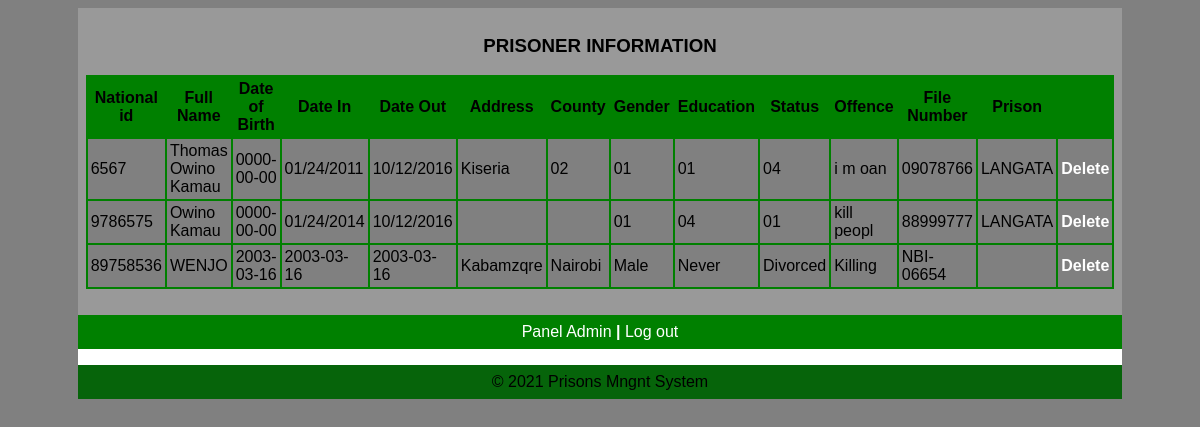
The page /admin/viewprisoners.php on the database its author committed.
### tables this page shows
CREATE TABLE IF NOT EXISTS `registration` (
  `id` int(10) NOT NULL DEFAULT '0',
  `Full_Name` varchar(23) NOT NULL,
  `DOB` date NOT NULL,
  `datein` varchar(12) NOT NULL,
  `dateout` varchar(12) NOT NULL,
  `Address` varchar(20) NOT NULL,
  `County` varchar(20) NOT NULL,
  `Gender` varchar(20) NOT NULL,
  `Education` varchar(20) NOT NULL,
  `Marital` varchar(20) NOT NULL,
  `Offence` varchar(90) NOT NULL,
  `Sentence` varchar(13) NOT NULL,
  `File_num` varchar(12) NOT NULL,
  `prison` varchar(25) NOT NULL,
  PRIMARY KEY (`id`)
);

### admin/viewprisoners.php (the view, shortened to what this page needs)
<html>
<head>
   <link rel="stylesheet" media="screen" href="login.css" >
</head>
<body>
	<table align='center' border='0' bgcolor='green' width='1000' cellpadding='8' cellspacing='0' height='200'>
          <tr>
            <td bgcolor='#999999' valign='center'>
<?php
$tbl_name="registration";
$sel= mysql_query("select * from $tbl_name");
echo"<table align='center' width='100%' border='0' cellpadding='3' cellspacing='2' bgcolor='green'>
<caption><h3>PRISONER INFORMATION</h3></caption>
<tr bgcolor='green'>
<th width='3%'>National id</th>
<th width='10%'>Full Name</th>
<th width='10%'>Date of Birth</th>
<th width='10%'>Date In</th>
<th width='10%'>Date Out</th>
<th width='15%'>Address</th>
<th width='10%'>County</th>
<th width='10%'>Gender</th>
<th width='3%'>Education</th>
<th width='10%'>Status</th>
<th width='15%'>Offence</th>
<th width='10%'>File Number</th>
<th width='10%'>Prison</th>
</tr>";
   while($row=mysql_fetch_array ($sel))
{
echo "<tr bgcolor='grey'>";
echo  "<td width='3%'>".$row ['id']."</td>";
echo  "<td width='7%'>".$row ['Full_Name']."</td>";
echo  "<td width='5%'>".$row ['DOB']."</td>";
echo  "<td width='5%'>".$row ['datein']."</td>";
echo  "<td width='5%'>".$row ['dateout']."</td>";
echo  "<td width='7%'>".$row ['Address']. "</td>";
echo  "<td width='5%'>".$row ['County']."</td>";
echo  "<td width='3%'>" .$row ['Gender']."</td>";
echo  "<td width='7%'>".$row ['Education']."</td>";
echo  "<td width='10%'>".$row ['Marital']."</td>";
echo  "<td width='10%'>".$row ['Offence']. "</td>";
echo  "<td width='10%'>".$row ['File_num']."</td>";
echo  "<td width='10%'>".$row ['prison']."</td>";
echo '<td width="3%"><b><a href="deleteprisoners.php?id=' . $row['id'] . '">Delete</a></font></b></td>';
echo "</tr>";
}
echo"</table>";
?>
<br/>
			</td>
          </tr>
          <tr>
			<td align="center"><a href="adminpanel.php" target="_parent">Panel Admin <b>|</b></a>
			<a href="index.php" target="_parent">Log out</a></td>
          </tr>
          <tr>
            <td align='center' bgcolor='white' height='1'>
              <?php
           include("footer.php");
                ?>
            </td>
          </tr>
	</table>
</body>
</head>
</html>

### admin/login.css (style rules this page uses)
body { font: 14px/21px "Lucida Sans", "Lucida Grande", "Lucida Sans Unicode", sans-serif;background:gray; }
a { color:#fff; text-decoration:none; }

### rows shown on the page
registration: id "6567", Full_Name "Thomas Owino Kamau", DOB "0000-00-00", datein "01/24/2011", dateout "10/12/2016", Address "Kiseria", County "02", Gender "01", Education "01", Marital "04", Offence "i m oan", File_num "09078766", prison "LANGATA"
registration: id "9786575", Full_Name "Owino Kamau", DOB "0000-00-00", datein "01/24/2014", dateout "10/12/2016", Gender "01", Education "04", Marital "01", Offence "kill peopl", File_num "88999777", prison "LANGATA"
registration: id "89758536", Full_Name "WENJO", DOB "2003-03-16", datein "2003-03-16", dateout "2003-03-16", Address "Kabamzqre", County "Nairobi", Gender "Male", Education "Never", Marital "Divorced", Offence "Killing", File_num "NBI-06654"
